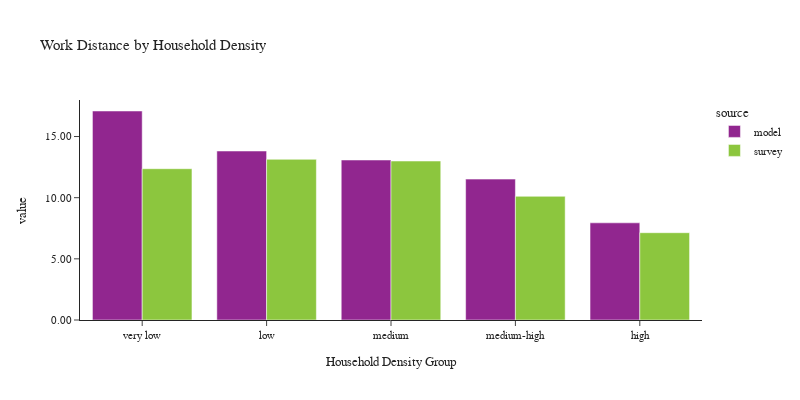

The notebook cell saved with this chart:
### Code cell
plot_work_location(df_workers, 'hh_density_group', 'Household Density', 'Household Density Group')

### Figure 1 — Plotly figure (JSON) as saved in the notebook; plotly's stock layout.template omitted (floating-point values rounded to 4 significant figures)
{"data": [{"alignmentgroup": "True", "customdata": [[26890], [28303], [56434], [53252], [52044]], "hovertemplate": "source=model<br>hh_density_group=%{x}<br>value=%{y}<br>sample count=%{customdata[0]}<extra></extra>", "legendgroup": "model", "marker": {"color": "#91268F", "pattern": {"shape": ""}}, "name": "model", "offsetgroup": "model", "orientation": "v", "showlegend": true, "textposition": "auto", "type": "bar", "x": ["very low", "low", "medium", "medium-high", "high"], "xaxis": "x", "y": [17.09, 13.82, 13.08, 11.52, 7.943], "yaxis": "y"}, {"alignmentgroup": "True", "customdata": [[126], [159], [269], [326], [712]], "hovertemplate": "source=survey<br>hh_density_group=%{x}<br>value=%{y}<br>sample count=%{customdata[0]}<extra></extra>", "legendgroup": "survey", "marker": {"color": "#8CC63E", "pattern": {"shape": ""}}, "name": "survey", "offsetgroup": "survey", "orientation": "v", "showlegend": true, "textposition": "auto", "type": "bar", "x": ["very low", "low", "medium", "medium-high", "high"], "xaxis": "x", "y": [12.37, 13.14, 13.0, 10.11, 7.136], "yaxis": "y"}], "layout": {"barmode": "group", "font": {"size": 11}, "height": 400, "legend": {"title": {"text": "source"}, "tracegroupgap": 0}, "title": {"text": "Work Distance by Household Density"}, "width": 800, "xaxis": {"anchor": "y", "domain": [0.0, 1.0], "title": {"text": "Household Density Group"}}, "yaxis": {"anchor": "x", "domain": [0.0, 1.0], "tickformat": ".2f", "title": {"text": "value"}}}}
